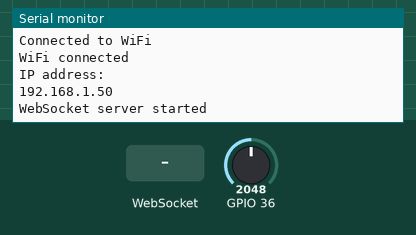
This sketch was run on a simulated ESP32. Parts: the last lines printed to the serial monitor. The inputs (shaded band) are chosen by the test bench; at power-on: GPIO 36 = 2048. WiFi joins after 1.5 s; servers stay silent unless stated.

Above: at 3.2 s.
3.3 s: WebSocket text "1" received
At 3.6 s:
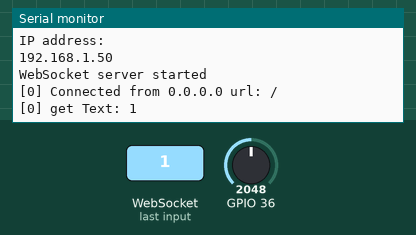
4.8 s: WebSocket text "0" received
At 5.9 s:
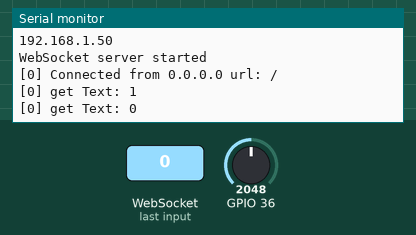

Measured:
- after the input at 3.3 s, the serial monitor: prints a new line at once (image 1)
- after the input at 4.8 s, the serial monitor: prints a new line at once (image 2)

The sketch:

Server.ino
```cpp
#include <WiFi.h>
#include <WebSocketsServer.h>

// Replace with your network credentials
const char *ssid = "SEA-IC";
const char *password = "seaic2022";

WebSocketsServer webSocket = WebSocketsServer(8888);

String JS;
void webSocketEvent(uint8_t num, WStype_t type, uint8_t *payload, size_t length) {
  switch (type) {
    case WStype_DISCONNECTED:
      Serial.printf("[%u] Disconnected!\n", num);
      break;
    case WStype_CONNECTED: {
        IPAddress ip = webSocket.remoteIP(num);
        Serial.printf("[%u] Connected from %d.%d.%d.%d url: %s\n", num, ip[0], ip[1], ip[2], ip[3], payload);

        // Send message to client
        webSocket.sendTXT(num, "Connected");
      }
      break;
    case WStype_TEXT:
      Serial.printf("[%u] get Text: %s\n", num, payload);
      // Send message to client
      webSocket.sendTXT(num, JS);
      break;
  }
}

void setup() {
  Serial.begin(115200);

  WiFi.begin(ssid, password);
  while (WiFi.status() != WL_CONNECTED) {
    delay(1000);
    Serial.println("Connecting to WiFi...");
  }

  Serial.println("Connected to WiFi");

  webSocket.begin();
  webSocket.onEvent(webSocketEvent);
  Serial.println("");
  Serial.println("WiFi connected");
  Serial.println("IP address: ");
  Serial.println(WiFi.localIP());   //You can get IP address assigned to ESP


  Serial.println("WebSocket server started");
}

void loop() {
  // int JSTICK = random(1000,2000);
  int JSTICK = analogRead(A0);
  webSocket.loop();
        JS = String(JSTICK);
  webSocket.broadcastTXT(JS);
//  delay(1000);
}
```
